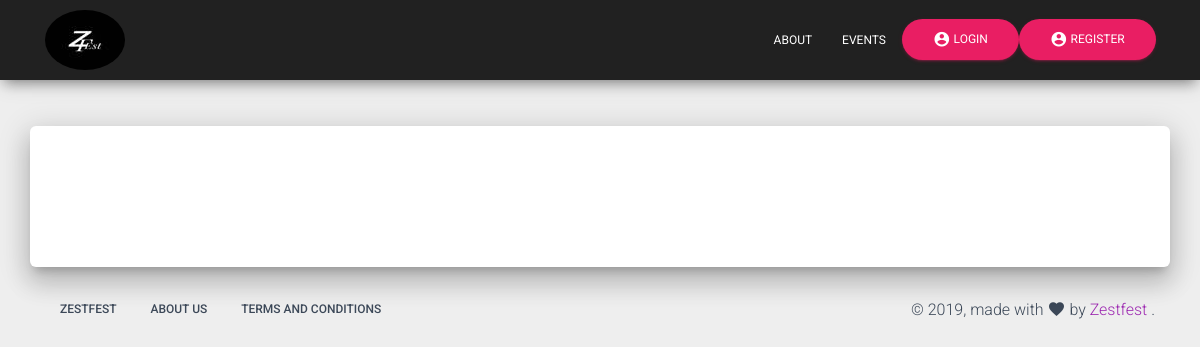
/events/deatilevent/tug of war, run on an earlier commit of the app's database.
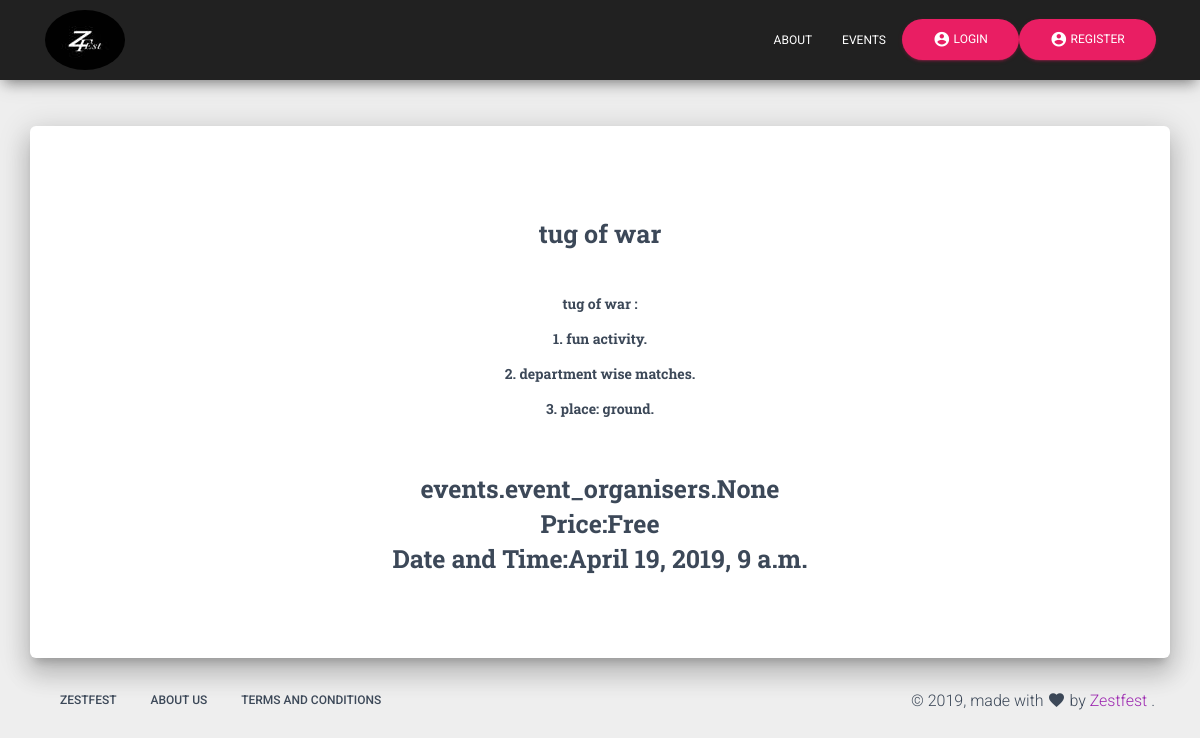
And on a later commit of the database.
### events/models.py (models this page shows, shortened)
class event(models.Model):
    name = models.CharField(max_length=100)
    detail=models.TextField()
    event_organisers = models.ManyToManyField('event_organisers',blank=True)
    image=models.FileField(null=True,blank=True,upload_to="static/events/images")
    price = models.CharField(max_length=10,default = 'Free')
    date_time = models.DateTimeField(null=True)

### events/views.py (the view)
# urls.py: path("deatilevent/<str:name>",views.eventdetail,name="detailevent"),
def eventdetail(request,name):
    detail = event.objects.filter(name=name)
    return render(request,'events/eventdetail.html',{'detail':detail})

### events/templates/events/eventdetail.html
{% extends 'comman.html' %}
{% load static %}
{% block content %}
<br/><br/><br/><br/><br/><br/><br/>
<div class="main main-raised">
    <div class="container">
      <div class="section text-center">
        <div class="row">
          <div class="col-md-8 ml-auto mr-auto">
{% for detail in detail %}
    <h3 class="card-title text-center">{{ detail.name }}<br/><br>
   {{ detail.detail|linebreaks }}<br/>
   {{ detail.event_organisers }}<br/>
   Price:{{ detail.price }}<br/>
   Date and Time:{{ detail.date_time }}</h3>
 {% endfor %}
    </div>
          </div>
        </div>
      </div>
    </div>
{% endblock %}

What changed in the data, as far as the page shows it:
added event: name "tug of war", detail "tug of war : 1. fun activity. 2. department wise matches. 3. place: ground.", event_organisers "events.event_organisers.None", price "Free", date_time "April 19, 2019, 9 a.m."
